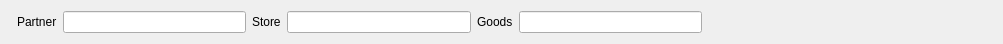
<?xml version="1.0" encoding="UTF-8"?>
<ui version="4.0">
 <class>FTStoreReport</class>
 <widget class="QWidget" name="FTStoreReport">
  <property name="geometry">
   <rect>
    <x>0</x>
    <y>0</y>
    <width>1003</width>
    <height>41</height>
   </rect>
  </property>
  <property name="windowTitle">
   <string>Form</string>
  </property>
  <layout class="QHBoxLayout" name="horizontalLayout">
   <item>
    <widget class="WDate2" name="wd" native="true"/>
   </item>
   <item>
    <widget class="QLabel" name="label">
     <property name="text">
      <string>Partner</string>
     </property>
    </widget>
   </item>
   <item>
    <widget class="EQLineEdit" name="lePartner">
     <property name="focusPolicy">
      <enum>Qt::ClickFocus</enum>
     </property>
    </widget>
   </item>
   <item>
    <widget class="QLabel" name="label_3">
     <property name="text">
      <string>Store</string>
     </property>
    </widget>
   </item>
   <item>
    <widget class="EQLineEdit" name="leStore">
     <property name="focusPolicy">
      <enum>Qt::ClickFocus</enum>
     </property>
    </widget>
   </item>
   <item>
    <widget class="QLabel" name="label_2">
     <property name="frameShape">
      <enum>QFrame::NoFrame</enum>
     </property>
     <property name="text">
      <string>Goods</string>
     </property>
    </widget>
   </item>
   <item>
    <widget class="EQLineEdit" name="leGoods">
     <property name="focusPolicy">
      <enum>Qt::ClickFocus</enum>
     </property>
    </widget>
   </item>
   <item>
    <spacer name="horizontalSpacer">
     <property name="orientation">
      <enum>Qt::Horizontal</enum>
     </property>
     <property name="sizeHint" stdset="0">
      <size>
       <width>290</width>
       <height>20</height>
      </size>
     </property>
    </spacer>
   </item>
  </layout>
 </widget>
 <customwidgets>
  <customwidget>
   <class>EQLineEdit</class>
   <extends>QLineEdit</extends>
   <header location="global">eqlineedit.h</header>
   <slots>
    <signal>customButtonClicked(bool)</signal>
   </slots>
  </customwidget>
  <customwidget>
   <class>WDate2</class>
   <extends>QWidget</extends>
   <header location="global">wdate2.h</header>
   <container>1</container>
  </customwidget>
 </customwidgets>
 <resources/>
 <connections/>
</ui>
